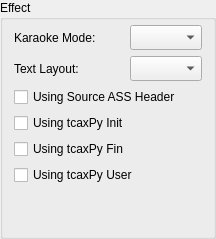
      <widget class="QGroupBox" name="groupBox_3">
       <property name="title">
        <string>Effect</string>
       </property>
       <layout class="QVBoxLayout" name="verticalLayout">
        <property name="topMargin">
         <number>5</number>
        </property>
        <item>
         <layout class="QHBoxLayout" name="horizontalLayout_8">
          <item>
           <widget class="QLabel" name="labelKaraokeMode">
            <property name="minimumSize">
             <size>
              <width>110</width>
              <height>0</height>
             </size>
            </property>
            <property name="maximumSize">
             <size>
              <width>110</width>
              <height>16777215</height>
             </size>
            </property>
            <property name="text">
             <string>Karaoke Mode:</string>
            </property>
           </widget>
          </item>
          <item>
           <widget class="QComboBox" name="comboBoxKaraokeMode">
            <property name="sizePolicy">
             <sizepolicy hsizetype="Expanding" vsizetype="Fixed">
              <horstretch>0</horstretch>
              <verstretch>0</verstretch>
             </sizepolicy>
            </property>
            <property name="minimumSize">
             <size>
              <width>0</width>
              <height>25</height>
             </size>
            </property>
            <property name="editable">
             <bool>false</bool>
            </property>
           </widget>
          </item>
         </layout>
        </item>
        <item>
         <layout class="QHBoxLayout" name="horizontalLayout_9">
          <item>
           <widget class="QLabel" name="labelTextLayout">
            <property name="minimumSize">
             <size>
              <width>110</width>
              <height>0</height>
             </size>
            </property>
            <property name="maximumSize">
             <size>
              <width>110</width>
              <height>16777215</height>
             </size>
            </property>
            <property name="text">
             <string>Text Layout:</string>
            </property>
           </widget>
          </item>
          <item>
           <widget class="QComboBox" name="comboBoxTextLayout">
            <property name="sizePolicy">
             <sizepolicy hsizetype="Expanding" vsizetype="Fixed">
              <horstretch>0</horstretch>
              <verstretch>0</verstretch>
             </sizepolicy>
            </property>
            <property name="minimumSize">
             <size>
              <width>0</width>
              <height>25</height>
             </size>
            </property>
            <property name="editable">
             <bool>false</bool>
            </property>
           </widget>
          </item>
         </layout>
        </item>
        <item>
         <widget class="QCheckBox" name="checkBoxUsingSourceHeader">
          <property name="text">
           <string>Using Source ASS Header</string>
          </property>
         </widget>
        </item>
        <item>
         <widget class="QCheckBox" name="checkBoxUsingTcaxPyInit">
          <property name="text">
           <string>Using tcaxPy Init</string>
          </property>
         </widget>
        </item>
        <item>
         <widget class="QCheckBox" name="checkBoxUsingTcaxPyFin">
          <property name="text">
           <string>Using tcaxPy Fin</string>
          </property>
         </widget>
        </item>
        <item>
         <widget class="QCheckBox" name="checkBoxUsingTcaxPyUser">
          <property name="text">
           <string>Using tcaxPy User</string>
          </property>
         </widget>
        </item>
        <item>
         <spacer name="verticalSpacer">
          <property name="orientation">
           <enum>Qt::Vertical</enum>
          </property>
          <property name="sizeHint" stdset="0">
           <size>
            <width>20</width>
            <height>40</height>
           </size>
          </property>
         </spacer>
        </item>
       </layout>
      </widget>
